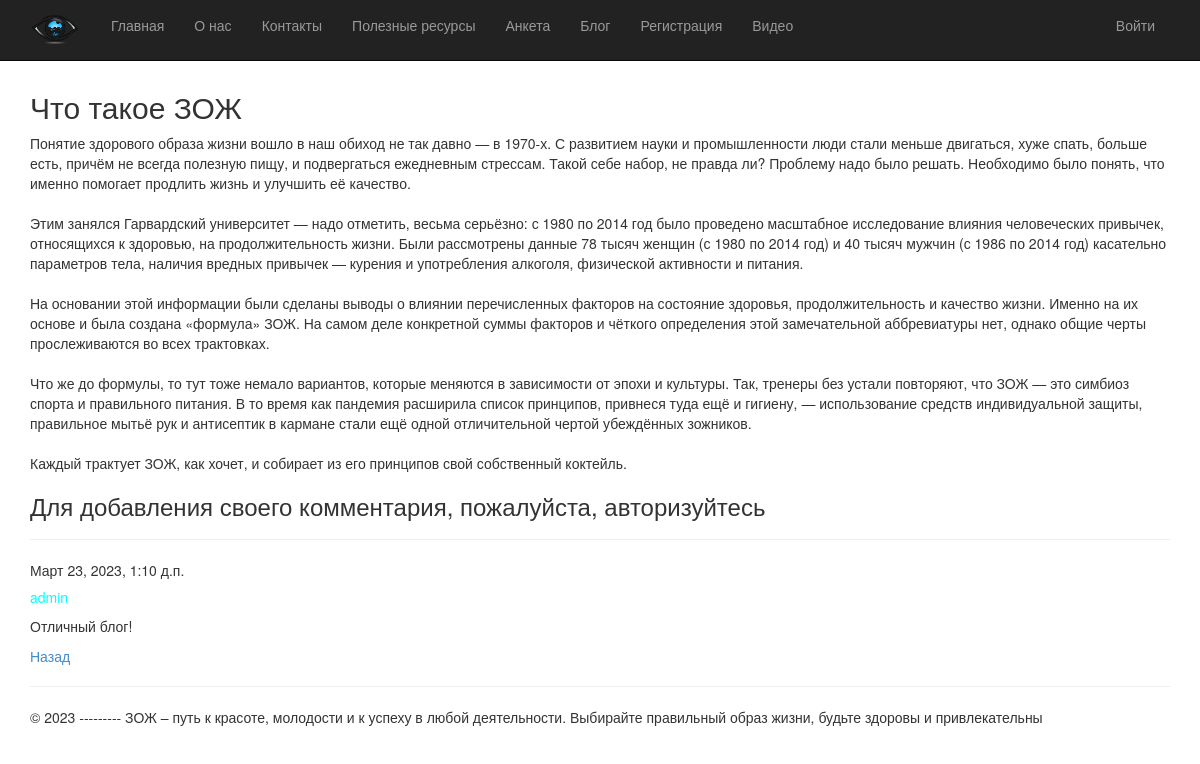
/1/, run on the app's committed database.
### app/models.py (models this page shows, shortened)
class Blog(models.Model):
    title = models.CharField(max_length = 100,unique_for_date = "posted", verbose_name = "Заголовок")
    description = models.TextField(verbose_name = "Короткое содержание")
    content = models.TextField(verbose_name = "Полное содержание")
    posted = models.DateTimeField(default = datetime.now(), db_index = True, verbose_name = "Опубликована")
    author = models.ForeignKey(User, null=True, blank=True, on_delete = models.SET_NULL, verbose_name = "Автор")
    image = models.FileField(default = "temp.jpg", verbose_name = "Путь к картинке")
    class Meta:
        db_table = "Posts"
        ordering = ["posted"]
        verbose_name = "статья блога"
        verbose_name_plural = "статьи блога"

class Comment(models.Model):
    text = models.TextField(verbose_name = "Комментарий")
    date = models.DateTimeField(default = datetime.now(), db_index = True, verbose_name = "Дата")
    author = models.ForeignKey(User, on_delete = models.CASCADE, verbose_name = "Автор")
    post = models.ForeignKey(Blog, on_delete = models.CASCADE, verbose_name = "Статья")
    class Meta:
        db_table = "comments"
        verbose_name = "Комментарий"
        verbose_name_plural = "Комментарий к статьям блога"
        ordering = ["-date"]

### app/views.py (the view)
# urls.py: re_path(r'^(?P<parametr>\d+)/$', views.blogpost, name='blogpost'),
def blogpost(request, parametr):
    post_1 = Blog.objects.get(id=parametr) # запрос на выбор конкретной статьи по параметру
    comments = Comment.objects.filter(post=parametr)
    if request.method == "POST": # после отправки данных формы на сервер методом POST
        form = CommentForm(request.POST)
        if form.is_valid():
            comment_f = form.save(commit=False)
            comment_f.author = request.user # добавляем (так как этого поля нет в форме) в модель Комментария (Comment) в поле автор авторизованного пользователя
            comment_f.date = datetime.now() # добавляем в модель Комментария (Comment) текущую дату
            comment_f.post = Blog.objects.get(id=parametr) # добавляем в модель Комментария (Comment) статью, для которой данный комментарий
            comment_f.save() # сохраняем изменения после добавления полей
            return redirect('blogpost', parametr=post_1.id) # переадресация на ту же страницу статьи после отправки комментария
    else:
        form = CommentForm() # создание формы для ввода комментария
    assert isinstance(request, HttpRequest)
    return render(
        request,
        'app/blogpost.html',
        {
            'post_1': post_1, # передача конкретной статьи в шаблон веб-страницы
            'comments': comments, # передача всех комментариев к данной статье в шаблон веб-страницы
            'form': form, # передача формы добавления комментария в шаблон веб-страницы
            'year':datetime.now().year,
        }
    )

### app/templates/app/blogpost.html (shortened to what this page needs)
{% extends "app/layout.html" %}
{% block content %}
<h2> {{post_1.title}} </h2>
<p> {{post_1.content|linebreaksbr}} </p>
{% if user.is_authenticated %}
    <h3>Добавить комментарий</h3>
    <form method="POST" >{% csrf_token %}
    <div>
        {{form.as_p}}
        <button type="submit" class="save btn btn-default" > Отправить комментарий </button>
    </div>
    </form>
{% else %}
    <h3> Для добавления своего комментария, пожалуйста, авторизуйтесь </h3>
{% endif %}
{% for comment in comments %}
<hr/>
<h7> {{comment.date}} </h7>
<h5> {{comment.author}} </h5>
<p> {{comment.text|linebreaksbr}} </p>
{% endfor %}
<p>
    <a href="{% url 'blog' %}"> Назад </a>
</p>
{% endblock %}

### app/static/app/content/site.css (style rules this page uses)
body { padding-top: 50px; padding-bottom: 20px; }
h5 { color: aqua; }

### data on the page
Blog: title "Что такое ЗОЖ", content "Понятие здорового образа жизни вошло в наш обиход не так давно — в 1970-х. С развитием науки и промышленности люди стали меньше двигаться, хуже спать, больше есть, причём не всегда полезную пищу, и подвергаться ежедневным стрессам. Такой себе набор, не правда ли? Проблему надо было решать. Необходимо было понять, что именно помогает продлить жизнь и улучшить её качество. Этим занялся Гарвардский университет — надо отметить, весьма серьёзно: с 1980 по 2014 год было проведено масштабное исследование влияния человеческих привычек, относящихся к здоровью, на продолжительность жизни. Были рассмотрены данные 78 тысяч женщин (с 1980 по 2014 год) и 40 тысяч мужчин (с 1986 по 2014 год) касательно…"
Comment: date "Март 23, 2023, 1:10 д.п.", author "admin", text "Отличный блог!"
